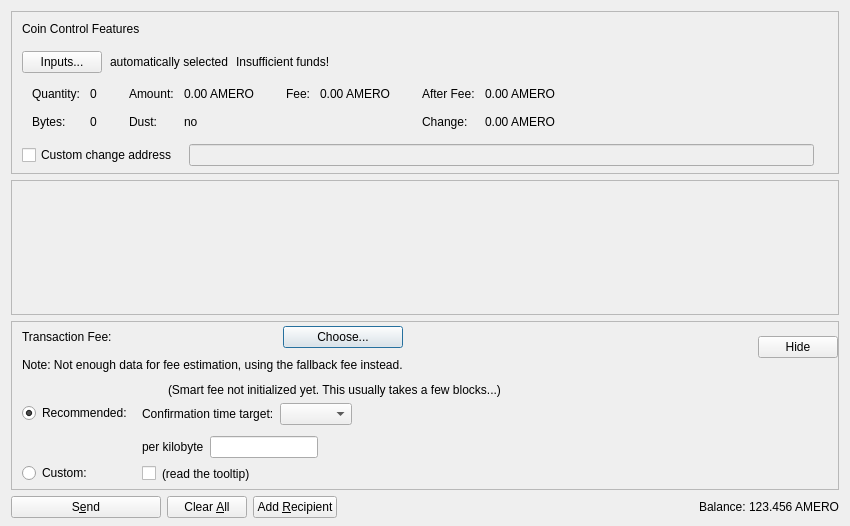
<?xml version="1.0" encoding="UTF-8"?>
<ui version="4.0">
 <class>SendCoinsDialog</class>
 <widget class="QDialog" name="SendCoinsDialog">
  <property name="geometry">
   <rect>
    <x>0</x>
    <y>0</y>
    <width>850</width>
    <height>526</height>
   </rect>
  </property>
  <property name="windowTitle">
   <string>Send Coins</string>
  </property>
  <layout class="QVBoxLayout" name="verticalLayout" stretch="0,1,0,0">
   <property name="bottomMargin">
    <number>8</number>
   </property>
   <item>
    <widget class="QFrame" name="frameCoinControl">
     <property name="sizePolicy">
      <sizepolicy hsizetype="Expanding" vsizetype="Expanding">
       <horstretch>0</horstretch>
       <verstretch>0</verstretch>
      </sizepolicy>
     </property>
     <property name="maximumSize">
      <size>
       <width>16777215</width>
       <height>16777215</height>
      </size>
     </property>
     <property name="frameShape">
      <enum>QFrame::StyledPanel</enum>
     </property>
     <property name="frameShadow">
      <enum>QFrame::Sunken</enum>
     </property>
     <layout class="QVBoxLayout" name="verticalLayoutCoinControl2">
      <property name="spacing">
       <number>0</number>
      </property>
      <property name="leftMargin">
       <number>0</number>
      </property>
      <property name="topMargin">
       <number>0</number>
      </property>
      <property name="rightMargin">
       <number>0</number>
      </property>
      <property name="bottomMargin">
       <number>6</number>
      </property>
      <item>
       <layout class="QVBoxLayout" name="verticalLayoutCoinControl" stretch="0,0,0,0,1">
        <property name="spacing">
         <number>0</number>
        </property>
        <property name="leftMargin">
         <number>10</number>
        </property>
        <property name="topMargin">
         <number>10</number>
        </property>
        <item>
         <layout class="QHBoxLayout" name="horizontalLayoutCoinControl1">
          <property name="bottomMargin">
           <number>15</number>
          </property>
          <item>
           <widget class="QLabel" name="labelCoinControlFeatures">
            <property name="sizePolicy">
             <sizepolicy hsizetype="Preferred" vsizetype="Maximum">
              <horstretch>0</horstretch>
              <verstretch>0</verstretch>
             </sizepolicy>
            </property>
            <property name="text">
             <string>Coin Control Features</string>
            </property>
           </widget>
          </item>
         </layout>
        </item>
        <item>
         <layout class="QHBoxLayout" name="horizontalLayoutCoinControl2" stretch="0,0,0,0">
          <property name="spacing">
           <number>8</number>
          </property>
          <property name="bottomMargin">
           <number>10</number>
          </property>
          <item>
           <widget class="QPushButton" name="pushButtonCoinControl">
            <property name="styleSheet">
             <string notr="true"/>
            </property>
            <property name="text">
             <string>Inputs...</string>
            </property>
            <property name="autoDefault">
             <bool>false</bool>
            </property>
           </widget>
          </item>
          <item>
           <widget class="QLabel" name="labelCoinControlAutomaticallySelected">
            <property name="text">
             <string>automatically selected</string>
            </property>
            <property name="margin">
             <number>5</number>
            </property>
           </widget>
          </item>
          <item>
           <widget class="QLabel" name="labelCoinControlInsuffFunds">
            <property name="text">
             <string>Insufficient funds!</string>
            </property>
            <property name="margin">
             <number>5</number>
            </property>
           </widget>
          </item>
          <item>
           <spacer name="horizontalSpacerCoinControl">
            <property name="orientation">
             <enum>Qt::Horizontal</enum>
            </property>
            <property name="sizeHint" stdset="0">
             <size>
              <width>40</width>
              <height>1</height>
             </size>
            </property>
           </spacer>
          </item>
         </layout>
        </item>
        <item>
         <widget class="QWidget" name="widgetCoinControl" native="true">
          <property name="sizePolicy">
           <sizepolicy hsizetype="Preferred" vsizetype="Preferred">
            <horstretch>0</horstretch>
            <verstretch>0</verstretch>
           </sizepolicy>
          </property>
          <property name="minimumSize">
           <size>
            <width>0</width>
            <height>0</height>
           </size>
          </property>
          <property name="styleSheet">
           <string notr="true"/>
          </property>
          <layout class="QHBoxLayout" name="horizontalLayoutCoinControl5">
           <property name="leftMargin">
            <number>0</number>
           </property>
           <property name="topMargin">
            <number>0</number>
           </property>
           <property name="rightMargin">
            <number>0</number>
           </property>
           <property name="bottomMargin">
            <number>0</number>
           </property>
           <item>
            <layout class="QHBoxLayout" name="horizontalLayoutCoinControl3" stretch="0,0,0,1">
             <property name="spacing">
              <number>20</number>
             </property>
             <property name="topMargin">
              <number>0</number>
             </property>
             <property name="bottomMargin">
              <number>10</number>
             </property>
             <item>
              <layout class="QFormLayout" name="formLayoutCoinControl1">
               <property name="horizontalSpacing">
                <number>10</number>
               </property>
               <property name="verticalSpacing">
                <number>14</number>
               </property>
               <property name="leftMargin">
                <number>10</number>
               </property>
               <property name="topMargin">
                <number>4</number>
               </property>
               <property name="rightMargin">
                <number>6</number>
               </property>
               <item row="0" column="0">
                <widget class="QLabel" name="labelCoinControlQuantityText">
                 <property name="text">
                  <string>Quantity:</string>
                 </property>
                 <property name="margin">
                  <number>0</number>
                 </property>
                </widget>
               </item>
               <item row="0" column="1">
                <widget class="QLabel" name="labelCoinControlQuantity">
                 <property name="cursor">
                  <cursorShape>IBeamCursor</cursorShape>
                 </property>
                 <property name="contextMenuPolicy">
                  <enum>Qt::ActionsContextMenu</enum>
                 </property>
                 <property name="text">
                  <string notr="true">0</string>
                 </property>
                 <property name="margin">
                  <number>0</number>
                 </property>
                 <property name="textInteractionFlags">
                  <set>Qt::LinksAccessibleByMouse|Qt::TextSelectableByKeyboard|Qt::TextSelectableByMouse</set>
                 </property>
                </widget>
               </item>
               <item row="1" column="0">
                <widget class="QLabel" name="labelCoinControlBytesText">
                 <property name="text">
                  <string>Bytes:</string>
                 </property>
                </widget>
               </item>
               <item row="1" column="1">
                <widget class="QLabel" name="labelCoinControlBytes">
                 <property name="cursor">
                  <cursorShape>IBeamCursor</cursorShape>
                 </property>
                 <property name="contextMenuPolicy">
                  <enum>Qt::ActionsContextMenu</enum>
                 </property>
                 <property name="text">
                  <string notr="true">0</string>
                 </property>
                 <property name="textInteractionFlags">
                  <set>Qt::LinksAccessibleByMouse|Qt::TextSelectableByKeyboard|Qt::TextSelectableByMouse</set>
                 </property>
                </widget>
               </item>
              </layout>
             </item>
             <item>
              <layout class="QFormLayout" name="formLayoutCoinControl2">
               <property name="horizontalSpacing">
                <number>10</number>
               </property>
               <property name="verticalSpacing">
                <number>14</number>
               </property>
               <property name="leftMargin">
                <number>6</number>
               </property>
               <property name="topMargin">
                <number>4</number>
               </property>
               <property name="rightMargin">
                <number>6</number>
               </property>
               <item row="0" column="0">
                <widget class="QLabel" name="labelCoinControlAmountText">
                 <property name="text">
                  <string>Amount:</string>
                 </property>
                 <property name="margin">
                  <number>0</number>
                 </property>
                </widget>
               </item>
               <item row="0" column="1">
                <widget class="QLabel" name="labelCoinControlAmount">
                 <property name="cursor">
                  <cursorShape>IBeamCursor</cursorShape>
                 </property>
                 <property name="contextMenuPolicy">
                  <enum>Qt::ActionsContextMenu</enum>
                 </property>
                 <property name="text">
                  <string notr="true">0.00 AMERO</string>
                 </property>
                 <property name="textInteractionFlags">
                  <set>Qt::LinksAccessibleByMouse|Qt::TextSelectableByKeyboard|Qt::TextSelectableByMouse</set>
                 </property>
                </widget>
               </item>
               <item row="1" column="0">
                <widget class="QLabel" name="labelCoinControlLowOutputText">
                 <property name="text">
                  <string>Dust:</string>
                 </property>
                </widget>
               </item>
               <item row="1" column="1">
                <widget class="QLabel" name="labelCoinControlLowOutput">
                 <property name="cursor">
                  <cursorShape>IBeamCursor</cursorShape>
                 </property>
                 <property name="contextMenuPolicy">
                  <enum>Qt::ActionsContextMenu</enum>
                 </property>
                 <property name="text">
                  <string notr="true">no</string>
                 </property>
                 <property name="textInteractionFlags">
                  <set>Qt::LinksAccessibleByMouse|Qt::TextSelectableByKeyboard|Qt::TextSelectableByMouse</set>
                 </property>
                </widget>
               </item>
              </layout>
             </item>
             <item>
              <layout class="QFormLayout" name="formLayoutCoinControl3">
               <property name="horizontalSpacing">
                <number>10</number>
               </property>
               <property name="verticalSpacing">
                <number>14</number>
               </property>
               <property name="leftMargin">
                <number>6</number>
               </property>
               <property name="topMargin">
                <number>4</number>
               </property>
               <property name="rightMargin">
                <number>6</number>
               </property>
               <item row="0" column="0">
                <widget class="QLabel" name="labelCoinControlFeeText">
                 <property name="text">
                  <string>Fee:</string>
                 </property>
                 <property name="margin">
                  <number>0</number>
                 </property>
                </widget>
               </item>
               <item row="0" column="1">
                <widget class="QLabel" name="labelCoinControlFee">
                 <property name="cursor">
                  <cursorShape>IBeamCursor</cursorShape>
                 </property>
                 <property name="contextMenuPolicy">
                  <enum>Qt::ActionsContextMenu</enum>
                 </property>
                 <property name="text">
                  <string notr="true">0.00 AMERO</string>
                 </property>
                 <property name="textInteractionFlags">
                  <set>Qt::LinksAccessibleByMouse|Qt::TextSelectableByKeyboard|Qt::TextSelectableByMouse</set>
                 </property>
                </widget>
               </item>
              </layout>
             </item>
             <item>
              <layout class="QFormLayout" name="formLayoutCoinControl4">
               <property name="horizontalSpacing">
                <number>10</number>
               </property>
               <property name="verticalSpacing">
                <number>14</number>
               </property>
               <property name="leftMargin">
                <number>6</number>
               </property>
               <property name="topMargin">
                <number>4</number>
               </property>
               <property name="rightMargin">
                <number>6</number>
               </property>
               <item row="0" column="0">
                <widget class="QLabel" name="labelCoinControlAfterFeeText">
                 <property name="text">
                  <string>After Fee:</string>
                 </property>
                 <property name="margin">
                  <number>0</number>
                 </property>
                </widget>
               </item>
               <item row="0" column="1">
                <widget class="QLabel" name="labelCoinControlAfterFee">
                 <property name="cursor">
                  <cursorShape>IBeamCursor</cursorShape>
                 </property>
                 <property name="contextMenuPolicy">
                  <enum>Qt::ActionsContextMenu</enum>
                 </property>
                 <property name="text">
                  <string notr="true">0.00 AMERO</string>
                 </property>
                 <property name="textInteractionFlags">
                  <set>Qt::LinksAccessibleByMouse|Qt::TextSelectableByKeyboard|Qt::TextSelectableByMouse</set>
                 </property>
                </widget>
               </item>
               <item row="1" column="0">
                <widget class="QLabel" name="labelCoinControlChangeText">
                 <property name="text">
                  <string>Change:</string>
                 </property>
                </widget>
               </item>
               <item row="1" column="1">
                <widget class="QLabel" name="labelCoinControlChange">
                 <property name="cursor">
                  <cursorShape>IBeamCursor</cursorShape>
                 </property>
                 <property name="contextMenuPolicy">
                  <enum>Qt::ActionsContextMenu</enum>
                 </property>
                 <property name="text">
                  <string notr="true">0.00 AMERO</string>
                 </property>
                 <property name="textInteractionFlags">
                  <set>Qt::LinksAccessibleByMouse|Qt::TextSelectableByKeyboard|Qt::TextSelectableByMouse</set>
                 </property>
                </widget>
               </item>
              </layout>
             </item>
            </layout>
           </item>
          </layout>
         </widget>
        </item>
        <item>
         <layout class="QHBoxLayout" name="horizontalLayoutCoinControl4" stretch="0,0,0">
          <property name="spacing">
           <number>12</number>
          </property>
          <property name="sizeConstraint">
           <enum>QLayout::SetDefaultConstraint</enum>
          </property>
          <property name="topMargin">
           <number>5</number>
          </property>
          <property name="rightMargin">
           <number>5</number>
          </property>
          <item>
           <widget class="QCheckBox" name="checkBoxCoinControlChange">
            <property name="toolTip">
             <string>If this is activated, but the change address is empty or invalid, change will be sent to a newly generated address.</string>
            </property>
            <property name="text">
             <string>Custom change address</string>
            </property>
           </widget>
          </item>
          <item>
           <widget class="QValidatedLineEdit" name="lineEditCoinControlChange">
            <property name="enabled">
             <bool>false</bool>
            </property>
            <property name="sizePolicy">
             <sizepolicy hsizetype="Expanding" vsizetype="Fixed">
              <horstretch>0</horstretch>
              <verstretch>0</verstretch>
             </sizepolicy>
            </property>
           </widget>
          </item>
          <item>
           <widget class="QLabel" name="labelCoinControlChangeLabel">
            <property name="sizePolicy">
             <sizepolicy hsizetype="Preferred" vsizetype="Expanding">
              <horstretch>0</horstretch>
              <verstretch>0</verstretch>
             </sizepolicy>
            </property>
            <property name="minimumSize">
             <size>
              <width>0</width>
              <height>0</height>
             </size>
            </property>
            <property name="text">
             <string/>
            </property>
            <property name="margin">
             <number>3</number>
            </property>
           </widget>
          </item>
         </layout>
        </item>
        <item>
         <spacer name="verticalSpacerCoinControl">
          <property name="orientation">
           <enum>Qt::Vertical</enum>
          </property>
          <property name="sizeHint" stdset="0">
           <size>
            <width>800</width>
            <height>1</height>
           </size>
          </property>
         </spacer>
        </item>
       </layout>
      </item>
     </layout>
    </widget>
   </item>
   <item>
    <widget class="QScrollArea" name="scrollArea">
     <property name="widgetResizable">
      <bool>true</bool>
     </property>
     <widget class="QWidget" name="scrollAreaWidgetContents">
      <property name="geometry">
       <rect>
        <x>0</x>
        <y>0</y>
        <width>830</width>
        <height>104</height>
       </rect>
      </property>
      <layout class="QVBoxLayout" name="verticalLayout_2" stretch="0,1">
       <property name="leftMargin">
        <number>0</number>
       </property>
       <property name="topMargin">
        <number>0</number>
       </property>
       <property name="rightMargin">
        <number>0</number>
       </property>
       <property name="bottomMargin">
        <number>0</number>
       </property>
       <item>
        <layout class="QVBoxLayout" name="entries">
         <property name="spacing">
          <number>6</number>
         </property>
        </layout>
       </item>
       <item>
        <spacer name="verticalSpacer">
         <property name="orientation">
          <enum>Qt::Vertical</enum>
         </property>
         <property name="sizeHint" stdset="0">
          <size>
           <width>20</width>
           <height>40</height>
          </size>
         </property>
        </spacer>
       </item>
      </layout>
     </widget>
    </widget>
   </item>
   <item>
    <widget class="QFrame" name="frameFee">
     <property name="sizePolicy">
      <sizepolicy hsizetype="Expanding" vsizetype="Expanding">
       <horstretch>0</horstretch>
       <verstretch>0</verstretch>
      </sizepolicy>
     </property>
     <property name="maximumSize">
      <size>
       <width>16777215</width>
       <height>16777215</height>
      </size>
     </property>
     <property name="frameShape">
      <enum>QFrame::StyledPanel</enum>
     </property>
     <property name="frameShadow">
      <enum>QFrame::Sunken</enum>
     </property>
     <layout class="QVBoxLayout" name="verticalLayoutFee1">
      <property name="spacing">
       <number>0</number>
      </property>
      <property name="leftMargin">
       <number>0</number>
      </property>
      <property name="topMargin">
       <number>0</number>
      </property>
      <property name="rightMargin">
       <number>0</number>
      </property>
      <property name="bottomMargin">
       <number>0</number>
      </property>
      <item>
       <layout class="QVBoxLayout" name="verticalLayoutFee2" stretch="0,0,0">
        <property name="spacing">
         <number>0</number>
        </property>
        <property name="leftMargin">
         <number>10</number>
        </property>
        <property name="topMargin">
         <number>0</number>
        </property>
        <item>
         <layout class="QHBoxLayout" name="horizontalLayoutFee1">
          <property name="bottomMargin">
           <number>0</number>
          </property>
          <item>
           <layout class="QVBoxLayout" name="verticalLayoutFee7">
            <property name="spacing">
             <number>0</number>
            </property>
            <item>
             <spacer name="verticalSpacerSmartFee">
              <property name="orientation">
               <enum>Qt::Vertical</enum>
              </property>
              <property name="sizeType">
               <enum>QSizePolicy::Fixed</enum>
              </property>
              <property name="sizeHint" stdset="0">
               <size>
                <width>1</width>
                <height>4</height>
               </size>
              </property>
             </spacer>
            </item>
            <item>
             <layout class="QHBoxLayout" name="horizontalLayoutSmartFee">
              <property name="spacing">
               <number>10</number>
              </property>
              <item>
               <widget class="QLabel" name="labelFeeHeadline">
                <property name="sizePolicy">
                 <sizepolicy hsizetype="Preferred" vsizetype="Maximum">
                  <horstretch>0</horstretch>
                  <verstretch>0</verstretch>
                 </sizepolicy>
                </property>
                <property name="text">
                 <string>Transaction Fee:</string>
                </property>
               </widget>
              </item>
              <item>
               <widget class="QLabel" name="labelFeeMinimized">
                <property name="text">
                 <string/>
                </property>
               </widget>
              </item>
              <item>
               <widget class="QPushButton" name="buttonChooseFee">
                <property name="text">
                 <string>Choose...</string>
                </property>
               </widget>
              </item>
             </layout>
            </item>
            <item>
             <spacer name="verticalSpacer_7">
              <property name="orientation">
               <enum>Qt::Vertical</enum>
              </property>
              <property name="sizeHint" stdset="0">
               <size>
                <width>1</width>
                <height>10</height>
               </size>
              </property>
             </spacer>
            </item>
            <item>
             <widget class="QLabel" name="fallbackFeeWarningLabel">
              <property name="toolTip">
               <string>Using the fallbackfee can result in sending a transaction that will take several hours or days (or never) to confirm. Consider choosing your fee manually or wait until you have validated the complete chain.</string>
              </property>
              <property name="text">
               <string>Note: Not enough data for fee estimation, using the fallback fee instead.</string>
              </property>
              <property name="wordWrap">
               <bool>false</bool>
              </property>
             </widget>
            </item>
            <item>
             <spacer name="verticalSpacer_5">
              <property name="orientation">
               <enum>Qt::Vertical</enum>
              </property>
              <property name="sizeHint" stdset="0">
               <size>
                <width>1</width>
                <height>1</height>
               </size>
              </property>
             </spacer>
            </item>
           </layout>
          </item>
          <item>
           <spacer name="horizontalSpacer_4">
            <property name="orientation">
             <enum>Qt::Horizontal</enum>
            </property>
            <property name="sizeHint" stdset="0">
             <size>
              <width>1</width>
              <height>1</height>
             </size>
            </property>
           </spacer>
          </item>
          <item>
           <widget class="QPushButton" name="buttonMinimizeFee">
            <property name="toolTip">
             <string>collapse fee-settings</string>
            </property>
            <property name="text">
             <string>Hide</string>
            </property>
           </widget>
          </item>
         </layout>
        </item>
        <item>
         <widget class="QFrame" name="frameFeeSelection">
          <layout class="QVBoxLayout" name="verticalLayoutFee12">
           <property name="spacing">
            <number>0</number>
           </property>
           <property name="leftMargin">
            <number>0</number>
           </property>
           <property name="topMargin">
            <number>0</number>
           </property>
           <property name="rightMargin">
            <number>0</number>
           </property>
           <property name="bottomMargin">
            <number>0</number>
           </property>
           <item>
            <layout class="QGridLayout" name="gridLayoutFee">
             <property name="topMargin">
              <number>10</number>
             </property>
             <property name="bottomMargin">
              <number>4</number>
             </property>
             <property name="horizontalSpacing">
              <number>10</number>
             </property>
             <property name="verticalSpacing">
              <number>4</number>
             </property>
             <item row="1" column="1">
              <layout class="QVBoxLayout" name="verticalLayoutFee8">
               <property name="spacing">
                <number>6</number>
               </property>
               <property name="topMargin">
                <number>3</number>
               </property>
               <item>
                <layout class="QHBoxLayout" name="horizontalLayoutFee13" stretch="0,0,1">
                 <item>
                  <widget class="QLabel" name="labelCustomPerKilobyte">
                   <property name="toolTip">
                    <string>If the custom fee is set to 1000 aeroes and the transaction is only 250 bytes, then &quot;per kilobyte&quot; only pays 250 aeroes in fee,&lt;br /&gt;while &quot;at least&quot; pays 1000 aeroes. For transactions bigger than a kilobyte both pay by kilobyte.</string>
                   </property>
                   <property name="text">
                    <string>per kilobyte</string>
                   </property>
                  </widget>
                 </item>
                 <item>
                  <widget class="BitcoinAmountField" name="customFee"/>
                 </item>
                 <item>
                  <spacer name="horizontalSpacer_6">
                   <property name="orientation">
                    <enum>Qt::Horizontal</enum>
                   </property>
                   <property name="sizeHint" stdset="0">
                    <size>
                     <width>1</width>
                     <height>1</height>
                    </size>
                   </property>
                  </spacer>
                 </item>
                </layout>
               </item>
               <item>
                <layout class="QHBoxLayout" name="horizontalLayoutFee8">
                 <item>
                  <widget class="QCheckBox" name="checkBoxMinimumFee">
                   <property name="toolTip">
                    <string>Paying only the minimum fee is just fine as long as there is less transaction volume than space in the blocks.&lt;br /&gt;But be aware that this can end up in a never confirming transaction once there is more demand for amero transactions than the network can process.</string>
                   </property>
                   <property name="text">
                    <string/>
                   </property>
                  </widget>
                 </item>
                 <item>
                  <widget class="QLabel" name="labelMinFeeWarning">
                   <property name="enabled">
                    <bool>true</bool>
                   </property>
                   <property name="toolTip">
                    <string>Paying only the minimum fee is just fine as long as there is less transaction volume than space in the blocks.&lt;br /&gt;But be aware that this can end up in a never confirming transaction once there is more demand for amero transactions than the network can process.</string>
                   </property>
                   <property name="text">
                    <string>(read the tooltip)</string>
                   </property>
                   <property name="margin">
                    <number>5</number>
                   </property>
                  </widget>
                 </item>
                 <item>
                  <spacer name="horizontalSpacer_2">
                   <property name="orientation">
                    <enum>Qt::Horizontal</enum>
                   </property>
                   <property name="sizeHint" stdset="0">
                    <size>
                     <width>1</width>
                     <height>1</height>
                    </size>
                   </property>
                  </spacer>
                 </item>
                </layout>
               </item>
              </layout>
             </item>
             <item row="0" column="0">
              <layout class="QVBoxLayout" name="verticalLayoutFee4" stretch="0,1">
               <property name="topMargin">
                <number>20</number>
               </property>
               <property name="bottomMargin">
                <number>3</number>
               </property>
               <item>
                <widget class="QRadioButton" name="radioSmartFee">
                 <property name="text">
                  <string>Recommended:</string>
                 </property>
                 <property name="checked">
                  <bool>true</bool>
                 </property>
                 <attribute name="buttonGroup">
                  <string notr="true">groupFee</string>
                 </attribute>
                </widget>
               </item>
               <item>
                <spacer name="verticalSpacer_2">
                 <property name="orientation">
                  <enum>Qt::Vertical</enum>
                 </property>
                 <property name="sizeHint" stdset="0">
                  <size>
                   <width>1</width>
                   <height>1</height>
                  </size>
                 </property>
                </spacer>
               </item>
              </layout>
             </item>
             <item row="1" column="0">
              <layout class="QVBoxLayout" name="verticalLayoutFee9" stretch="0,1">
               <property name="topMargin">
                <number>30</number>
               </property>
               <item>
                <widget class="QRadioButton" name="radioCustomFee">
                 <property name="text">
                  <string>Custom:</string>
                 </property>
                 <attribute name="buttonGroup">
                  <string notr="true">groupFee</string>
                 </attribute>
                </widget>
               </item>
               <item>
                <spacer name="verticalSpacer_6">
                 <property name="orientation">
                  <enum>Qt::Vertical</enum>
                 </property>
                 <property name="sizeHint" stdset="0">
                  <size>
                   <width>1</width>
                   <height>1</height>
                  </size>
                 </property>
                </spacer>
               </item>
              </layout>
             </item>
             <item row="0" column="1">
              <layout class="QVBoxLayout" name="verticalLayoutFee3" stretch="0,0,1">
               <property name="spacing">
                <number>6</number>
               </property>
               <property name="topMargin">
                <number>0</number>
               </property>
               <property name="bottomMargin">
                <number>3</number>
               </property>
               <item>
                <layout class="QHBoxLayout" name="horizontalLayoutFee12">
                 <item>
                  <widget class="QLabel" name="labelSmartFee">
                   <property name="text">
                    <string/>
                   </property>
                   <property name="margin">
                    <number>2</number>
                   </property>
                  </widget>
                 </item>
                 <item>
                  <widget class="QLabel" name="labelFeeEstimation">
                   <property name="text">
                    <string/>
                   </property>
                  </widget>
                 </item>
                 <item>
                  <widget class="QLabel" name="labelSmartFee2">
                   <property name="text">
                    <string>(Smart fee not initialized yet. This usually takes a few blocks...)</string>
                   </property>
                   <property name="margin">
                    <number>2</number>
                   </property>
                  </widget>
                 </item>
                 <item>
                  <spacer name="horizontalSpacer_5">
                   <property name="orientation">
                    <enum>Qt::Horizontal</enum>
                   </property>
                   <property name="sizeHint" stdset="0">
                    <size>
                     <width>1</width>
                     <height>1</height>
                    </size>
                   </property>
                  </spacer>
                 </item>
                </layout>
               </item>
               <item>
                <layout class="QHBoxLayout" name="horizontalLayoutFee9">
                 <item>
                  <layout class="QVBoxLayout" name="verticalLayoutFee6">
                   <item>
                    <widget class="QLabel" name="labelSmartFee3">
                     <property name="text">
                      <string>Confirmation time target:</string>
                     </property>
                     <property name="margin">
                      <number>2</number>
                     </property>
                    </widget>
                   </item>
                  </layout>
                 </item>
                 <item>
                  <layout class="QVBoxLayout" name="verticalLayoutFee5">
                   <property name="rightMargin">
                    <number>30</number>
                   </property>
                   <item>
                    <layout class="QHBoxLayout" name="horizontalLayoutConfTarget">
                     <property name="bottomMargin">
                      <number>0</number>
                     </property>
                     <item>
                      <widget class="QComboBox" name="confTargetSelector"/>
                     </item>
                     <item>
                      <spacer name="horizontalSpacerConfTarget">
                       <property name="orientation">
                        <enum>Qt::Horizontal</enum>
                       </property>
                       <property name="sizeHint" stdset="0">
                        <size>
                         <width>40</width>
                         <height>20</height>
                        </size>
                       </property>
                      </spacer>
                     </item>
                    </layout>
                   </item>
                  </layout>
                 </item>
                </layout>
               </item>
               <item>
                <spacer name="verticalSpacer_4">
                 <property name="orientation">
                  <enum>Qt::Vertical</enum>
                 </property>
                 <property name="sizeHint" stdset="0">
                  <size>
                   <width>1</width>
                   <height>1</height>
                  </size>
                 </property>
                </spacer>
               </item>
              </layout>
             </item>
            </layout>
           </item>
          </layout>
         </widget>
        </item>
        <item>
         <spacer name="verticalSpacerFee">
          <property name="orientation">
           <enum>Qt::Vertical</enum>
          </property>
          <property name="sizeHint" stdset="0">
           <size>
            <width>800</width>
            <height>1</height>
           </size>
          </property>
         </spacer>
        </item>
       </layout>
      </item>
     </layout>
    </widget>
   </item>
   <item>
    <layout class="QHBoxLayout" name="horizontalLayout">
     <item>
      <widget class="QPushButton" name="sendButton">
       <property name="minimumSize">
        <size>
         <width>150</width>
         <height>0</height>
        </size>
       </property>
       <property name="toolTip">
        <string>Confirm the send action</string>
       </property>
       <property name="text">
        <string>S&amp;end</string>
       </property>
       <property name="autoDefault">
        <bool>false</bool>
       </property>
       <property name="default">
        <bool>false</bool>
       </property>
      </widget>
     </item>
     <item>
      <widget class="QPushButton" name="clearButton">
       <property name="sizePolicy">
        <sizepolicy hsizetype="Minimum" vsizetype="Fixed">
         <horstretch>0</horstretch>
         <verstretch>0</verstretch>
        </sizepolicy>
       </property>
       <property name="toolTip">
        <string>Clear all fields of the form.</string>
       </property>
       <property name="text">
        <string>Clear &amp;All</string>
       </property>
       <property name="autoDefault">
        <bool>false</bool>
       </property>
      </widget>
     </item>
     <item>
      <widget class="QPushButton" name="addButton">
       <property name="toolTip">
        <string>Send to multiple recipients at once</string>
       </property>
       <property name="text">
        <string>Add &amp;Recipient</string>
       </property>
       <property name="autoDefault">
        <bool>false</bool>
       </property>
      </widget>
     </item>
     <item>
      <spacer name="horizontalSpacer">
       <property name="orientation">
        <enum>Qt::Horizontal</enum>
       </property>
       <property name="sizeHint" stdset="0">
        <size>
         <width>40</width>
         <height>20</height>
        </size>
       </property>
      </spacer>
     </item>
     <item>
      <layout class="QHBoxLayout" name="horizontalLayout_2">
       <property name="spacing">
        <number>3</number>
       </property>
       <item>
        <widget class="QLabel" name="labelBalanceText">
         <property name="text">
          <string>Balance:</string>
         </property>
        </widget>
       </item>
       <item>
        <widget class="QLabel" name="labelBalance">
         <property name="sizePolicy">
          <sizepolicy hsizetype="Preferred" vsizetype="Preferred">
           <horstretch>0</horstretch>
           <verstretch>0</verstretch>
          </sizepolicy>
         </property>
         <property name="cursor">
          <cursorShape>IBeamCursor</cursorShape>
         </property>
         <property name="text">
          <string notr="true">123.456 AMERO</string>
         </property>
         <property name="textInteractionFlags">
          <set>Qt::LinksAccessibleByMouse|Qt::TextSelectableByKeyboard|Qt::TextSelectableByMouse</set>
         </property>
        </widget>
       </item>
      </layout>
     </item>
    </layout>
   </item>
  </layout>
 </widget>
 <customwidgets>
  <customwidget>
   <class>QValidatedLineEdit</class>
   <extends>QLineEdit</extends>
   <header>qt/qvalidatedlineedit.h</header>
  </customwidget>
  <customwidget>
   <class>BitcoinAmountField</class>
   <extends>QLineEdit</extends>
   <header>qt/bitcoinamountfield.h</header>
   <container>1</container>
  </customwidget>
 </customwidgets>
 <resources>
  <include location="../amero.qrc"/>
 </resources>
 <connections/>
 <buttongroups>
  <buttongroup name="groupFee"/>
 </buttongroups>
</ui>
